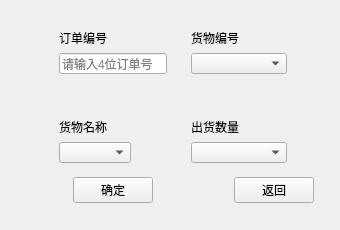
<?xml version="1.0" encoding="UTF-8"?>
<ui version="4.0">
 <class>sell</class>
 <widget class="QWidget" name="sell">
  <property name="geometry">
   <rect>
    <x>0</x>
    <y>0</y>
    <width>340</width>
    <height>230</height>
   </rect>
  </property>
  <property name="minimumSize">
   <size>
    <width>340</width>
    <height>230</height>
   </size>
  </property>
  <property name="maximumSize">
   <size>
    <width>340</width>
    <height>230</height>
   </size>
  </property>
  <property name="windowTitle">
   <string>Form</string>
  </property>
  <property name="styleSheet">
   <string notr="true">background-image: url(:/pic/back2.jpg);</string>
  </property>
  <widget class="QWidget" name="widget_5" native="true">
   <property name="geometry">
    <rect>
     <x>73</x>
     <y>170</y>
     <width>241</width>
     <height>41</height>
    </rect>
   </property>
   <layout class="QHBoxLayout" name="horizontalLayout">
    <item>
     <widget class="QPushButton" name="sureButton">
      <property name="text">
       <string>确定</string>
      </property>
     </widget>
    </item>
    <item>
     <spacer name="horizontalSpacer">
      <property name="orientation">
       <enum>Qt::Horizontal</enum>
      </property>
      <property name="sizeHint" stdset="0">
       <size>
        <width>40</width>
        <height>20</height>
       </size>
      </property>
     </spacer>
    </item>
    <item>
     <widget class="QPushButton" name="retButton">
      <property name="text">
       <string>返回</string>
      </property>
     </widget>
    </item>
   </layout>
  </widget>
  <widget class="QWidget" name="layoutWidget">
   <property name="geometry">
    <rect>
     <x>50</x>
     <y>20</y>
     <width>246</width>
     <height>152</height>
    </rect>
   </property>
   <layout class="QFormLayout" name="formLayout">
    <item row="0" column="0">
     <widget class="QWidget" name="widget" native="true">
      <layout class="QVBoxLayout" name="verticalLayout">
       <item>
        <widget class="QLabel" name="label">
         <property name="text">
          <string>订单编号</string>
         </property>
        </widget>
       </item>
       <item>
        <widget class="QLineEdit" name="lineid">
         <property name="placeholderText">
          <string>请输入4位订单号</string>
         </property>
        </widget>
       </item>
      </layout>
     </widget>
    </item>
    <item row="0" column="1">
     <widget class="QWidget" name="widget_2" native="true">
      <layout class="QVBoxLayout" name="verticalLayout_2">
       <item>
        <widget class="QLabel" name="label_2">
         <property name="text">
          <string>货物编号</string>
         </property>
        </widget>
       </item>
       <item>
        <widget class="MycomboBox" name="comid"/>
       </item>
      </layout>
     </widget>
    </item>
    <item row="3" column="0">
     <widget class="QWidget" name="widget_3" native="true">
      <layout class="QVBoxLayout" name="verticalLayout_3">
       <item>
        <widget class="QLabel" name="label_3">
         <property name="text">
          <string>货物名称</string>
         </property>
        </widget>
       </item>
       <item>
        <widget class="MycomboBox" name="comname"/>
       </item>
      </layout>
     </widget>
    </item>
    <item row="3" column="1">
     <widget class="QWidget" name="widget_4" native="true">
      <layout class="QVBoxLayout" name="verticalLayout_4">
       <item>
        <widget class="QLabel" name="label_4">
         <property name="text">
          <string>出货数量</string>
         </property>
        </widget>
       </item>
       <item>
        <widget class="QComboBox" name="comnum"/>
       </item>
      </layout>
     </widget>
    </item>
    <item row="2" column="0" colspan="2">
     <widget class="QLabel" name="info">
      <property name="styleSheet">
       <string notr="true">font: 75 9pt &quot;Adobe Arabic&quot;;
font: 10pt &quot;Adobe Arabic&quot;;</string>
      </property>
      <property name="text">
       <string/>
      </property>
     </widget>
    </item>
   </layout>
  </widget>
 </widget>
 <customwidgets>
  <customwidget>
   <class>MycomboBox</class>
   <extends>QComboBox</extends>
   <header>mycombobox.h</header>
  </customwidget>
 </customwidgets>
 <resources/>
 <connections/>
</ui>
